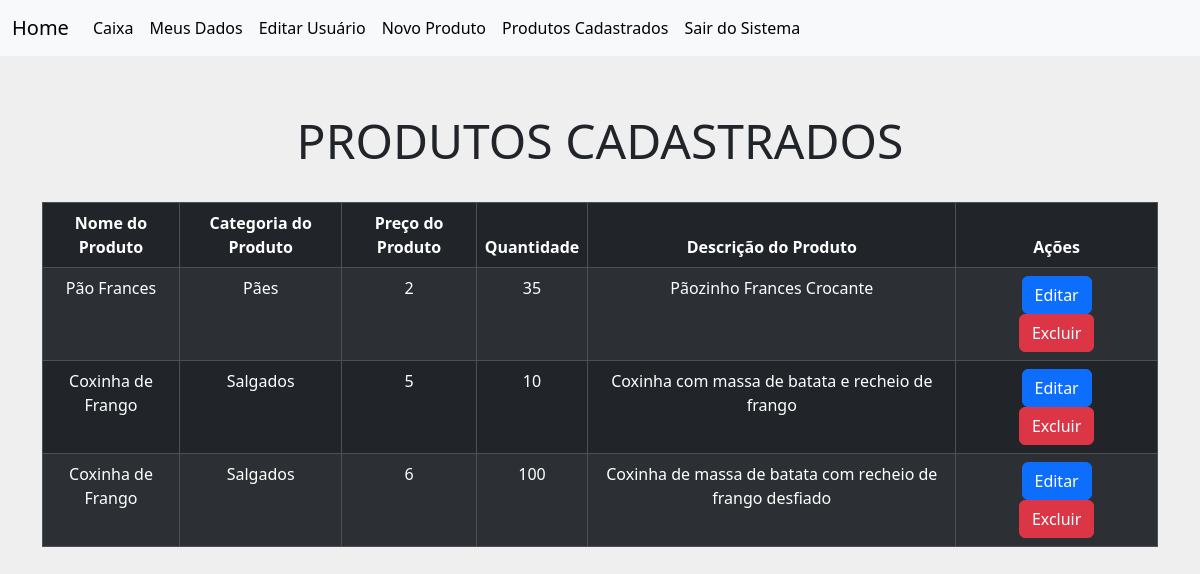
The page /produtos (signed in) on the database as committed earlier.
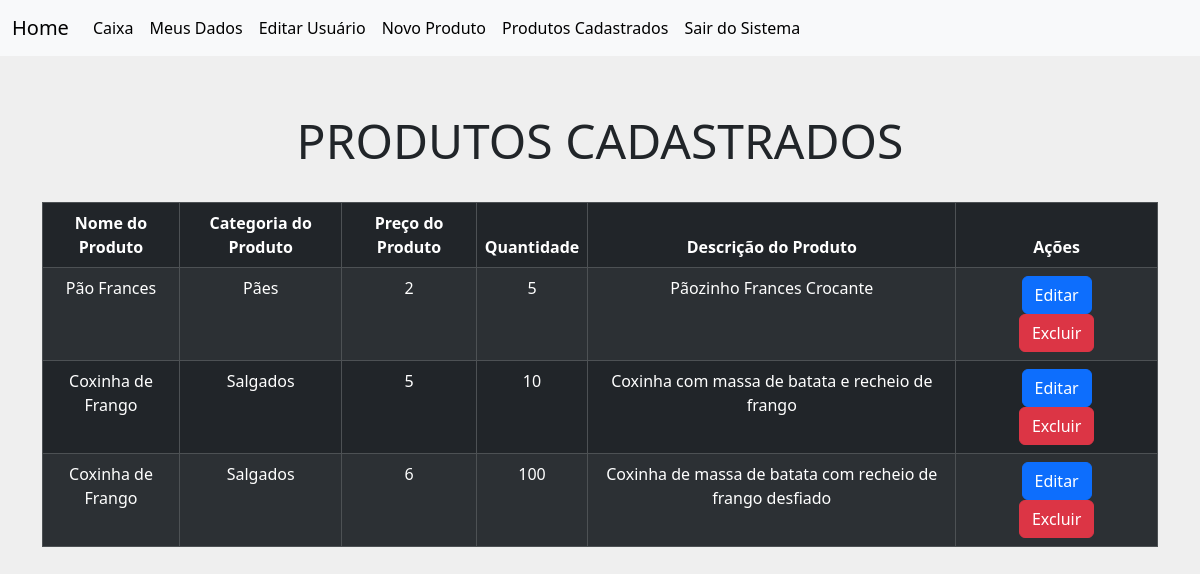
The same page on the database as committed later.
### models/modelos.py (models this page shows, shortened)
class Produtos(db.Model):
    id = db.Column(db.Integer, primary_key=True)
    nome = db.Column(db.String(60), nullable=False)
    categoria = db.Column(db.String(50), nullable=False)
    preco = db.Column(db.Integer, nullable=False)
    quantidade = db.Column(db.Integer, nullable=False)
    descricao = db.Column(db.String(200), nullable=False)

### views.py (the view)
@app.route('/produtos')
@login_required
def produtos():
    lista = Produtos.query.order_by(Produtos.id)
    return render_template('lista_produtos.html',produtos= lista)

### models/modelos.py (called while the page is built)
@login_manager.user_loader
def get_user(user_id):
    return Usuarios.query.filter_by(id=user_id).first()

### templates/lista_produtos.html (shortened to what this page needs)
{% extends 'bases/base_logado.html' %}
{% block customCSS %}
<link rel="stylesheet" href="{{ url_for('static', filename='css/style_lista.css')}}">
{% endblock %}
{% block content %}
    <div class="container">
        <div class="page-header pai__tit">
            <h3 class="tit__principal">PRODUTOS CADASTRADOS</h3>
        </div>
        <table class="table table-dark table-striped table-responsive table-bordered tabela ">
            <thead class="thead-default">
                <tr>
                    <th>Nome do Produto</th>
                    <th>Categoria do Produto</th>
                    <th>Preço do Produto</th>
                    <th>Quantidade</th>
                    <th>Descrição do Produto</th>
                    <th>Ações</th>
                </tr>
            </thead>
            <tbody>
                {% for produto in produtos %}
                    <tr>
                        <td>{{produto.nome}}</td>
                        <td>{{produto.categoria}}</td>
                        <td>{{produto.preco}}</td>
                        <td>{{produto.quantidade}}</td>
                        <td>{{produto.descricao}}</td>
                        <td>
                            <a class="btn btn-primary bts"  href="{{ url_for('editar_produtos', id=current_user.id) }}">Editar</a>
                            <a class="btn btn-danger bts" href="{{ url_for('deletar_produto', id=current_user.id) }}">Excluir</a>
                        </td>
                    </tr>
                {% endfor %}
            </tbody>
        </table>
    </div>
{% endblock %}

Rows that differ between the two databases and show on the page:
changed Produtos "Pão Frances": quantidade "35" → "5"
